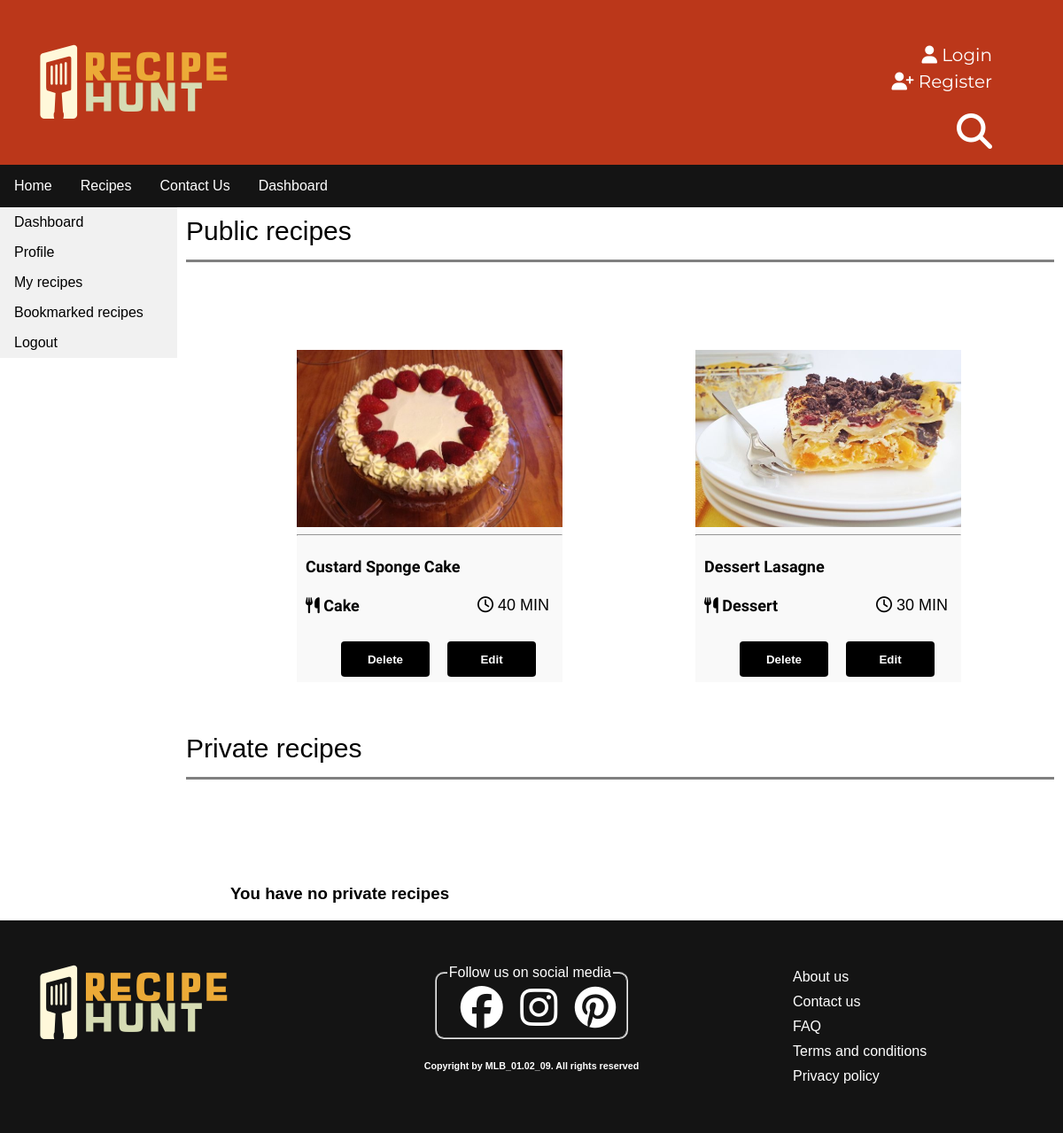
The page /user-dashboard/my-recipes.php (signed in) on the database its author committed.
### tables this page shows
CREATE TABLE `recipe` (
  `RecipeID` int(11) NOT NULL,
  `Category` varchar(50) NOT NULL,
  `UserID` int(11) DEFAULT NULL,
  `Title` varchar(50) NOT NULL,
  `Permalink` varchar(250) NOT NULL,
  `R_description` text NOT NULL,
  `Ingredients` text NOT NULL,
  `Instructions` text NOT NULL,
  `Prep_time` varchar(11) NOT NULL,
  `Cook_time` varchar(11) NOT NULL,
  `No_of_servings` int(11) NOT NULL,
  `Difficulty` varchar(50) NOT NULL,
  `Recipe_image` varchar(255) NOT NULL,
  `Video_link` varchar(255) NOT NULL,
  `R_status` varchar(50) NOT NULL,
  `Created_timestamp` datetime NOT NULL,
  `Updated_timestamp` datetime DEFAULT NULL
);

### user-dashboard/my-recipes.php (the view, shortened to what this page needs)
<?php
    require_once "../config/config.php";
    $checkID = $_SESSION['userid'];
?>
<!DOCTYPE html>
<html>
<head>
    <link rel="stylesheet" href="../styles/user-recipe.css" />
</head>
<body>
    <?php require "uheader.php"?>
    <div class=grid>
        <div class="subMenu">
            <ul>
                <li><a href="user-dashboard.php">Dashboard</a></li>
                <li><a href="profile.php">Profile</a></li>
                <li><a href="my-recipes.php">My recipes</a></li>
                <li><a href="bookmarked-recipes.php">Bookmarked recipes</a></li>
                <li><a href="logout.php">Logout</a></li>
            </ul>
        </div>
        <main>
            <div class=topic>
                Public recipes
                <hr>
            </div>
            <div class="public recipes">
                <div class="recipe-container">
                    <?php
                        $sql = "SELECT * FROM recipe WHERE UserID = '$checkID' and R_status = 'Public'";
                        $result = mysqli_query($conn, $sql);
                        if (mysqli_num_rows($result) > 0) {
                            echo "<div class='row'>";
                            while ($row = mysqli_fetch_assoc($result)) {
                                echo "<div class='column'>";
                                ?>
                    <div class="box margin-bt" style="width: 300px;">
                        <div class="box" style="width: 300px;">
                            <div>
                                <p class="box-text">
                                    <a href="view-recipe.php?Permalink=<?php echo $row['Permalink']?>">
                                        <img class = "recipe-img" src="../images/recipe/<?php echo $row['Recipe_image']?>"
                                            style="width: 300px; height: 200px">
                                    </a>
                                    <hr>
                                    <a class="r-name" href="view-recipe.php?Permalink=<?php echo $row['Permalink']?>">
                                        <h4 class="box-title"><?php echo $row['Title']?></h4>
                                    </a>
                                    <a class="box-md r-name" href="#">
                                        <i class="fas fa-utensils"></i>
                                        <?php echo $row['Category']?>
                                    </a>
                                <div id="time" title="Cook_time">
                                    <i class="far fa-clock"></i>
                                    <?php echo $row['Cook_time']?>
                                </div>
                                <br>
                                <div class=buttons>
                                    <a class="Recipe-button"
                                        href="../recipe/edit-recipe.php?Permalink=<?php echo $row['Permalink']?>">
                                        <button>Edit</button>
                                    </a>
                                    <a class="Recipe-button"
                                        href="user/delete-recipe.php?Permalink=<?php echo $row['Permalink']?>">
                                        <button>Delete</button>
                                    </a>
                                </div>
                                </p>
                            </div>
                        </div>
                    </div>
                    <?php
                                echo "</div>";
                            }
                            echo "</div>";
                        }
                        else {
                            print "<h3>You have no Public recipes </h3>";
                        }
                    ?>
                </div>
            </div>
            <div class=topic>
                Private recipes
                <hr>
            </div>
            <div class="Private recipes">
                <div class="recipe-container">
                    <?php
                        $sql = "SELECT * FROM recipe WHERE UserID = '$checkID' and R_status = 'Private'";
                        $result = mysqli_query($conn, $sql);
                        if (mysqli_num_rows($result) > 0) {
                            echo "<div class='row'>";
                            while ($row = mysqli_fetch_assoc($result)) {
                                echo "<div class='column'>";
                                ?>
                    <div class="box margin-bt" style="width: 300px;">
                        <div class="box" style="width: 300px;">
                            <div>
                                <p class="box-text">
                                    <a href="view-recipe.php?Permalink=<?php echo $row['Permalink']?>">
                                        <img class = "recipe-img" src="../images/recipe/<?php echo $row['Recipe_image']?>"
                                            style="width: 300px; height: 200px">
                                    </a>
                                    <hr>
                                    <a class="r-name" href="view-recipe.php?Permalink=<?php echo $row['Permalink']?>">
                                        <h4 class="box-title"><?php echo $row['Title']?></h4>
                                    </a>
                                    <a class="box-md r-name" href="#">
                                        <i class="fas fa-utensils"></i>
                                        <?php echo $row['Category']?>
                                    </a>
                                <div id="time" title="Cook_time">
                                    <i class="far fa-clock"></i>
                                    <?php echo $row['Cook_time']?>
                                </div>
                                <br>
                                <div class=buttons>
                                    <a class="Recipe-button"
                                        href="../recipe/edit-recipe.php?Permalink=<?php echo $row['Permalink']?>">
                                        <button>Edit</button>
                                    </a>
                                    <a class="Recipe-button"
                                        href="user/delete-recipe.php?Permalink=<?php echo $row['Permalink']?>">
                                        <button>Delete</button>
                                    </a>
                                </div>
                                </p>
                            </div>
                        </div>
                    </div>
                    <?php
                                echo "</div>";
                            }
                            echo "</div>";
                        }
                        else {
                            print "<h3>You have no private recipes </h3>";
                        }
                    ?>
                </div>
            </div>
        </main>
    </div>
    <?php require "ufooter.php"?>
</body>
</html>

### styles/user-recipe.css (style rules this page uses)
body { margin: 0; }
.grid { height: min-content; font-family: Verdana, Geneva, Tahoma, sans-serif; display: grid; grid-template-columns: 200px 1fr; grid-template-rows: 1fr ; box-sizing: border-box; }
.subMenu { grid-column-start: 1; grid-column-end: 2; }
.subMenu ul { list-style-type: none; margin: 0; padding: 0; width: 200px; background-color: #f1f1f1; }
.subMenu a { display: block; color: #000; padding: 8px 16px; text-decoration: none; }
main { grid-column-start: 2; grid-column-end: 3; }
.buttons { padding: 30px; }
.buttons button { width: 100px; height: 40px; margin-left: 20px; }
.topic { padding: 10px; font-size: 30px; }
.topic hr { height: 3px; width: 100%; border-width: 0; background-color: gray; }
.recipe-img { display: block; margin: auto; object-fit: cover; }
.recipe-container { margin-top: 4rem; padding-top: 10px; padding-left: 60px; padding-right: 40px; }
button { width: 120px; height: 40px; float: right; cursor: pointer; font-weight: bold; border: 0; outline: none; color: white; background-color: black; border-radius: 0.25rem; }
.row { display: flex; flex-wrap: wrap; }
.column { flex: 1 0 0%; display: flex; flex-direction: column; align-items: center; }
.margin-bt { margin-bottom: 3rem; }
.box { position: relative; display: flex; flex-direction: column; background-color: #f9f9f9; }
.box-title { text-align: left; padding-left: 10px; }
.box-text { margin: auto; }
.r-name { text-decoration: none; color: black; }
h4 { font-family: "Glory", sans-serif; font-size: 18px; }
.box-md { font-family: "Glory", sans-serif; font-size: 18px; text-align: left; padding-left: 10px; pointer-events: none; font-weight: 600; }
#time { font-size: 18px; text-transform: uppercase; float: right; margin-right: 15px; }

### styles/header.css (style rules this page uses)
body { margin: 0; }

### styles/footer.css (style rules this page uses)
body { margin: 0; }

### rows shown on the page
recipe: Recipe_image (picture), Title "Custard Sponge Cake", Category "Cake", Cook_time "40 MIN"
recipe: Recipe_image (picture), Title "Dessert Lasagne", Category "Dessert", Cook_time "30 MIN"
